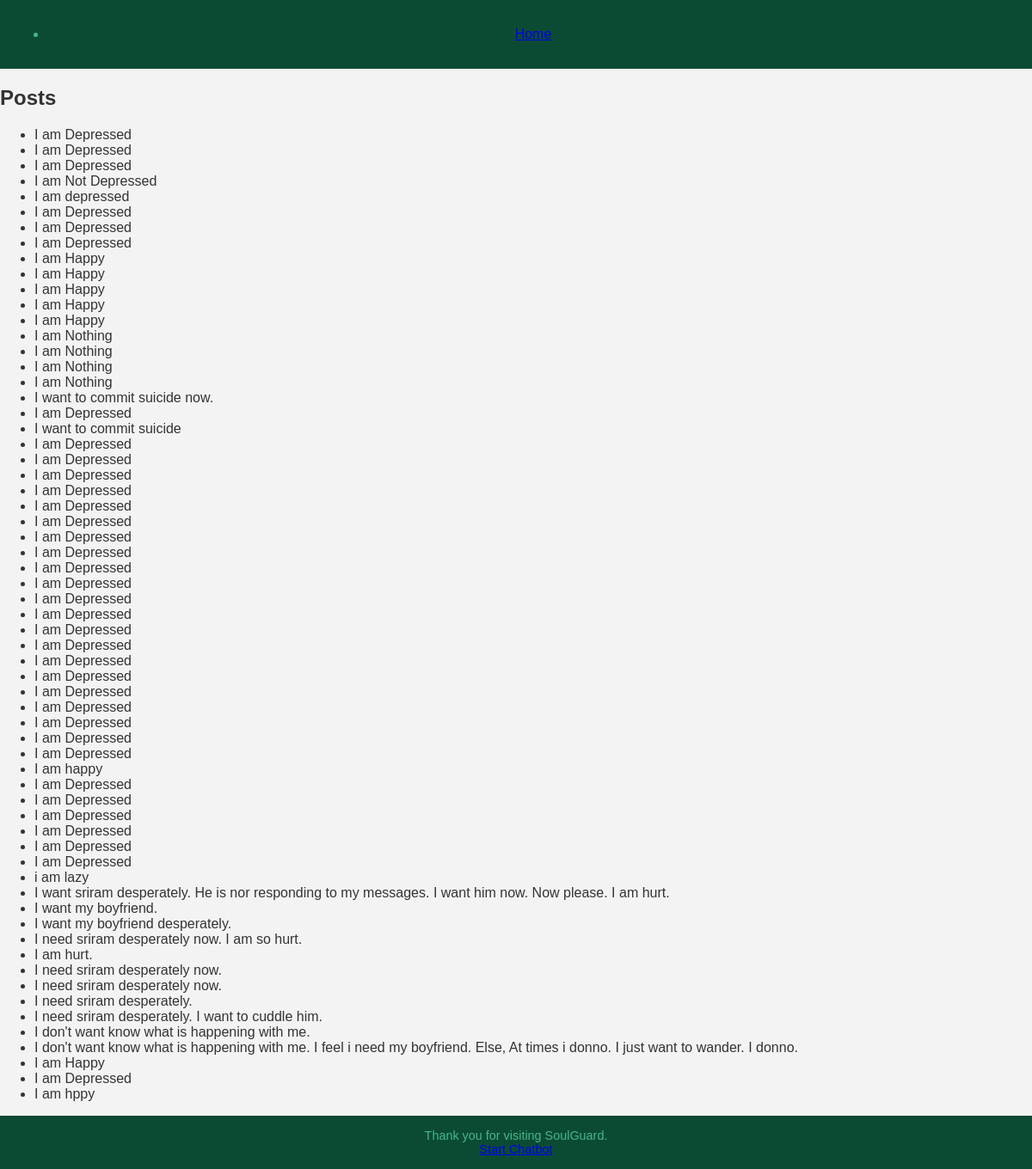
/myapp/post_list/, run on an earlier commit of the app's database.
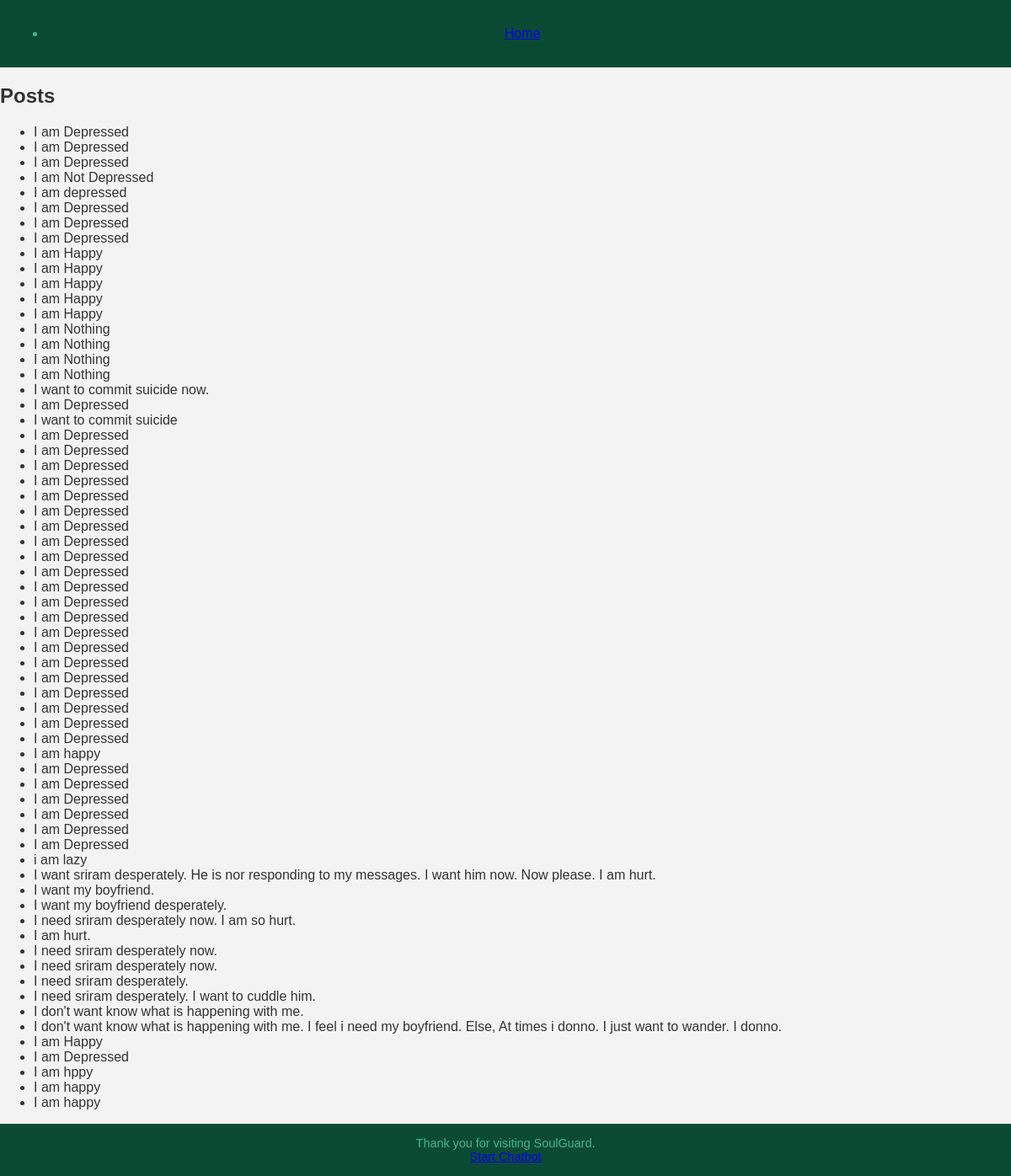
And on a later commit of the database.
### myapp/models.py (models this page shows)
class Post(models.Model):
    user = models.ForeignKey(User, on_delete=models.CASCADE)
    content = models.TextField()

### myapp/views.py (the view)
# urls.py: path('post_list/', post_list, name='post_list'),
def post_list(request):
    posts = Post.objects.all()  # Fetch all posts from the database
    return render(request, 'myapp/post_list.html', {'posts': posts})

### myapp/Templates/myapp/post_list.html
{% extends 'myapp/base.html' %}
{% block content %}
<h2>Posts</h2>
<ul>
    {% for post in posts %}
    <li>{{ post.content }}</li>
    {% endfor %}
</ul>
{% endblock %}

What changed in the data, as far as the page shows it:
added Post: content "I am happy"
added Post: content "I am happy"
